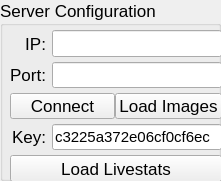
   <widget class="QGroupBox" name="groupBox_2">
    <property name="geometry">
     <rect>
      <x>10</x>
      <y>0</y>
      <width>221</width>
      <height>181</height>
     </rect>
    </property>
    <property name="font">
     <font>
      <family>Helvetica Neue</family>
      <pointsize>13</pointsize>
     </font>
    </property>
    <property name="title">
     <string>Server Configuration</string>
    </property>
    <widget class="QWidget" name="gridLayoutWidget_7">
     <property name="geometry">
      <rect>
       <x>0</x>
       <y>20</y>
       <width>232</width>
       <height>161</height>
      </rect>
     </property>
     <property name="font">
      <font>
       <family>Helvetica Neue</family>
      </font>
     </property>
     <layout class="QGridLayout" name="gridLayout_6">
      <property name="leftMargin">
       <number>10</number>
      </property>
      <property name="topMargin">
       <number>10</number>
      </property>
      <property name="rightMargin">
       <number>10</number>
      </property>
      <property name="bottomMargin">
       <number>0</number>
      </property>
      <property name="horizontalSpacing">
       <number>6</number>
      </property>
      <property name="verticalSpacing">
       <number>5</number>
      </property>
      <item row="3" column="0">
       <widget class="QLabel" name="label_7">
        <property name="text">
         <string>Key:</string>
        </property>
        <property name="alignment">
         <set>Qt::AlignRight|Qt::AlignTrailing|Qt::AlignVCenter</set>
        </property>
       </widget>
      </item>
      <item row="0" column="1">
       <widget class="QLineEdit" name="ipaddress">
        <property name="font">
         <font>
          <family>Helvetica Neue</family>
         </font>
        </property>
       </widget>
      </item>
      <item row="1" column="1">
       <widget class="QLineEdit" name="port">
        <property name="font">
         <font>
          <family>Helvetica Neue</family>
         </font>
        </property>
       </widget>
      </item>
      <item row="0" column="0">
       <widget class="QLabel" name="label_16">
        <property name="font">
         <font>
          <family>Helvetica Neue</family>
         </font>
        </property>
        <property name="text">
         <string>IP:</string>
        </property>
        <property name="alignment">
         <set>Qt::AlignRight|Qt::AlignTrailing|Qt::AlignVCenter</set>
        </property>
       </widget>
      </item>
      <item row="1" column="0">
       <widget class="QLabel" name="label_17">
        <property name="font">
         <font>
          <family>Helvetica Neue</family>
         </font>
        </property>
        <property name="text">
         <string>Port:</string>
        </property>
        <property name="alignment">
         <set>Qt::AlignRight|Qt::AlignTrailing|Qt::AlignVCenter</set>
        </property>
       </widget>
      </item>
      <item row="3" column="1">
       <widget class="QLineEdit" name="game_key">
        <property name="font">
         <font>
          <pointsize>11</pointsize>
         </font>
        </property>
        <property name="text">
         <string>c3225a372e06cf0cf6ec</string>
        </property>
       </widget>
      </item>
      <item row="4" column="0" colspan="2">
       <widget class="QPushButton" name="load_gamekey">
        <property name="text">
         <string>Load Livestats</string>
        </property>
       </widget>
      </item>
      <item row="2" column="0" colspan="2">
       <layout class="QHBoxLayout" name="horizontalLayout_2">
        <item>
         <widget class="QPushButton" name="connectCaspar">
          <property name="font">
           <font>
            <family>Helvetica Neue</family>
           </font>
          </property>
          <property name="text">
           <string>Connect</string>
          </property>
         </widget>
        </item>
        <item>
         <widget class="QPushButton" name="TLS">
          <property name="font">
           <font>
            <family>Helvetica Neue</family>
           </font>
          </property>
          <property name="text">
           <string>Load Images</string>
          </property>
         </widget>
        </item>
       </layout>
      </item>
     </layout>
    </widget>
   </widget>
